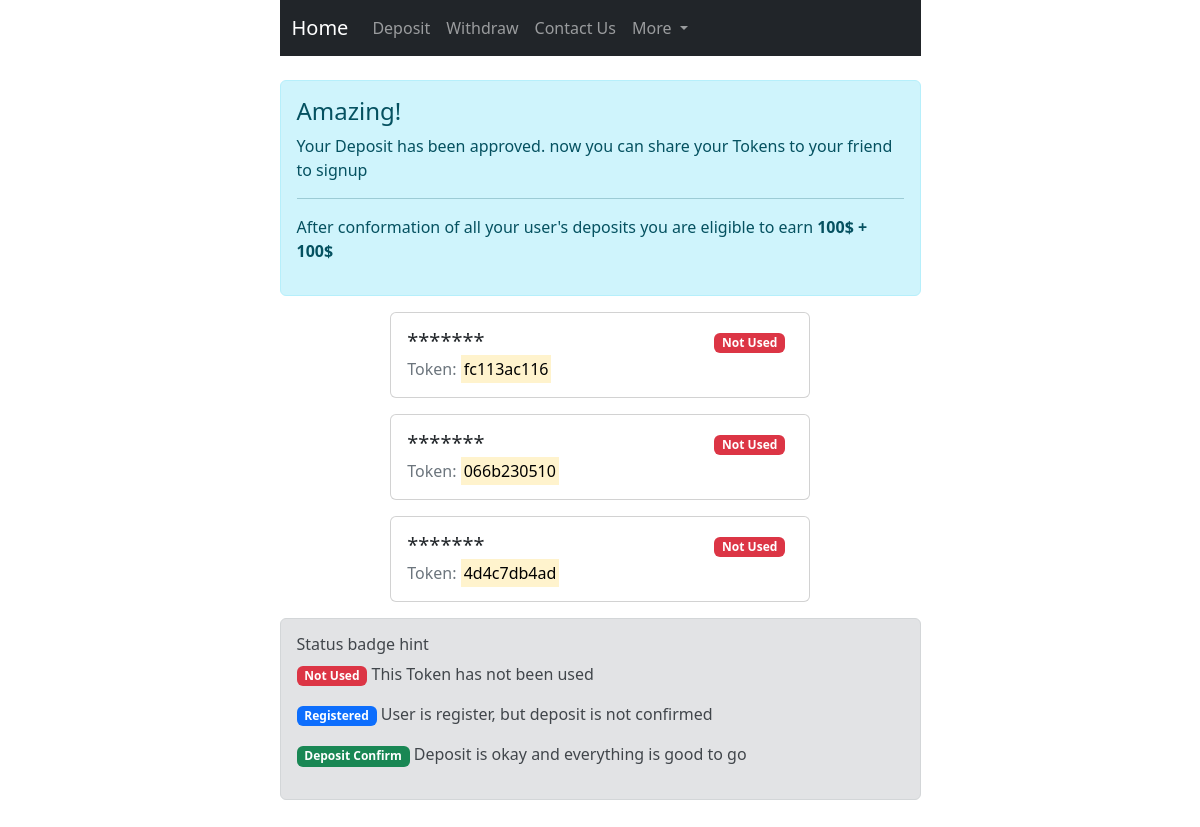
The app's page / (signed in) with its own data.
### access_token/models.py (models this page shows, shortened)
class AccessToken(models.Model):
    access_token = models.CharField(max_length=128, verbose_name="Access Token", null=False, blank=False,
                                    help_text='unique number who belongs to one person')
    representative = models.ForeignKey(User, on_delete=models.CASCADE,
                                       help_text="That user whom created this after deposit confirm",
                                       related_name='representative_id')
    user = models.ForeignKey(User, on_delete=models.CASCADE, help_text="user registered with this token", null=True,
                             blank=True)
    is_used = models.BooleanField(default=False, help_text='user used this token to register')
    by_superuser = models.BooleanField(default=False, verbose_name='Create by admin',
                                       help_text="Admin (superuser) Created this token manually")
    date = models.DateTimeField(verbose_name="Date", auto_now_add=True, null=True)
    objects = AccessTokenManager()

### scam/views.py (the view)
# urls.py: path('', index, name='home'),
@login_required(login_url='/login')
def index(request):
    access_tokens = AccessToken.objects.filter(representative=request.user, by_superuser=False)
    is_deposit_exist_approved = Deposit.objects.check_deposit(request.user)
    is_withdraw_approved = Withdraw.objects.is_withdraw_approved(request.user)
    withdraw_approved_hash = Withdraw.objects.withdraw_approved_hash(request.user)
    context = {
        'access_tokens': access_tokens,
        'is_deposit_exist_approved': is_deposit_exist_approved,
        'is_withdraw_approved': is_withdraw_approved,
        'withdraw_approved_hash': withdraw_approved_hash,
    }
    return render(request, 'index.html', context)

### financial/models.py (called while the page is built)
    def is_withdraw_approved(self, user):
        withdraw_list = Withdraw.objects.filter(user__email=user)
        for withdraw in withdraw_list:
            if withdraw.is_approved:
                return True
        return False

    def withdraw_approved_hash(self, user):
        withdraw_list = Withdraw.objects.filter(user__email=user)
        for withdraw in withdraw_list:
            if withdraw.is_approved:
                return withdraw.hash
        return False

    def check_deposit(self, user):
        deposit_list = Deposit.objects.filter(user__email=user)
        for deposit in deposit_list:
            if deposit.is_approved:
                return True
        return False

### users/models.py (called while the page is built)
    def __str__(self):
        return self.email

### templates/index.html (shortened to what this page needs)
{% extends 'shared/base.html' %}
{% load static %}
{% load financial_tags %}
{% block content %}
    <br>
    {% if is_withdraw_approved %}
        <div class="alert alert-success" role="alert">
            <h4 class="alert-heading">You are Rich now!</h4>
            <p>We Transfer <strong>100$ + 100$</strong> to your wallet ID and the hash is <a
                    href="https://tronscan.org/#/transaction/{{ withdraw_approved_hash }}"
                    target="_blank">{{ withdraw_approved_hash }}</a>.</p>
            <hr>
            <p class="mb-0">
                The sequence has been complete, this account is not usable no more.
            </p>
        </div>
    {% elif is_deposit_exist_approved %}
        <div class="alert alert-info" role="alert">
            <h4 class="alert-heading">Amazing!</h4>
            <p>Your Deposit has been approved. now you can share your Tokens to your friend to signup</p>
            <hr>
            <p>After conformation of all your user's deposits you are eligible to earn<strong>
                100$ + 100$</strong>
            </p>
        </div>
        {% for access_token in access_tokens %}
            <div class="row">
            <div class="col-md-2"></div>
            <div class="col-lg-8">
                <div class="card mb-3" style="max-width: 540px;">
                    <div class="row g-0">
                        <div class="card-body">
                            <div class="row">
                                <div class="col-9">
                                    {% if access_token.user is None %}
                                        <h5 class="card-title">*******</h5>
                                    {% else %}
                                        <h5 class="card-title">{{ access_token.user.fullname }}</h5>
                                    {% endif %}
                                </div>
                                {% if access_token.user is None %}
                                    <div class="col-3 text-right"><span class="badge bg-danger">Not Used</span>
                                    </div>
                                {% endif %}
                                </div>
                                <p class="card-subtitle text-muted">Token:
                                    <mark>{{ access_token.access_token }}</mark>
                                </p>
                            </div>
                        </div>
                    </div>
                </div>
                <div class="col-md-2"></div>
            </div>
        {% endfor %}
        <div class="alert alert-secondary">
            <h6 class="alert-heading">Status badge hint</h6>
            <p><span class="badge bg-danger">Not Used</span> This Token has not been used</p>
            <p><span class="badge bg-primary">Registered</span> User is register, but deposit is not confirmed</p>
            <p><span class="badge bg-success">Deposit Confirm</span> Deposit is okay and everything is good to go</p>
        </div>
    {% else %}
        <div class="alert alert-warning">
            you are few step away to <strong>earn your 100$ +100$</strong>!
            <a href="{% url 'financial:deposit' %}">Click here</a> to Charge your account.
            if you requested before please wait for conformation
        </div>
    {% endif %}
<br>
<br>
{% endblock %}

### records on screen
AccessToken: shows "Not Used", access_token "fc113ac116"
AccessToken: shows "Not Used", access_token "066b230510"
AccessToken: shows "Not Used", access_token "4d4c7db4ad"
